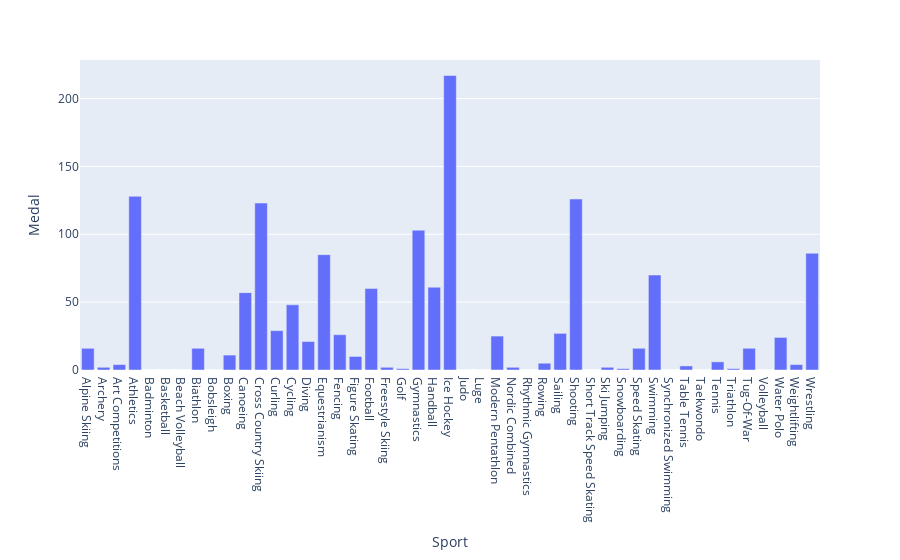

Write notebook code for a chart like this one.
### Code cell
# de sporter landet fått flest medaljer i

# get all swe data from dataframe
df_data_sweden = df_data.loc[df_data["Team"] == "Sweden"]

# groupby sport and count medals 
df_sport_medal = df_data_sweden[["Sport", "Medal"]].groupby("Sport").count().reset_index()

#NOTE i lag sport är det en medalj per lag medlem.
fig = px.bar(df_sport_medal, x= "Sport", y= "Medal")
fig.show()

### Figure 1 — Plotly figure (JSON) as saved in the notebook; plotly's stock layout.template omitted (floating-point values rounded to 4 significant figures)
{"data": [{"alignmentgroup": "True", "hovertemplate": "Sport=%{x}<br>Medal=%{y}<extra></extra>", "legendgroup": "", "marker": {"color": "#636efa", "pattern": {"shape": ""}}, "name": "", "offsetgroup": "", "orientation": "v", "showlegend": false, "textposition": "auto", "type": "bar", "x": ["Alpine Skiing", "Archery", "Art Competitions", "Athletics", "Badminton", "Basketball", "Beach Volleyball", "Biathlon", "Bobsleigh", "Boxing", "Canoeing", "Cross Country Skiing", "Curling", "Cycling", "Diving", "Equestrianism", "Fencing", "Figure Skating", "Football", "Freestyle Skiing", "Golf", "Gymnastics", "Handball", "Ice Hockey", "Judo", "Luge", "Modern Pentathlon", "Nordic Combined", "Rhythmic Gymnastics", "Rowing", "Sailing", "Shooting", "Short Track Speed Skating", "Ski Jumping", "Snowboarding", "Speed Skating", "Swimming", "Synchronized Swimming", "Table Tennis", "Taekwondo", "Tennis", "Triathlon", "Tug-Of-War", "Volleyball", "Water Polo", "Weightlifting", "Wrestling"], "xaxis": "x", "y": [16, 2, 4, 128, 0, 0, 0, 16, 0, 11, 57, 123, 29, 48, 21, 85, 26, 10, 60, 2, 1, 103, 61, 217, 0, 0, 25, 2, 0, 5, 27, 126, 0, 2, 1, 16, 70, 0, 3, 0, 6, 1, 16, 0, 24, 4, 86], "yaxis": "y"}], "layout": {"barmode": "relative", "legend": {"tracegroupgap": 0}, "margin": {"t": 60}, "xaxis": {"anchor": "y", "domain": [0, 1], "title": {"text": "Sport"}}, "yaxis": {"anchor": "x", "domain": [0, 1], "title": {"text": "Medal"}}}}
